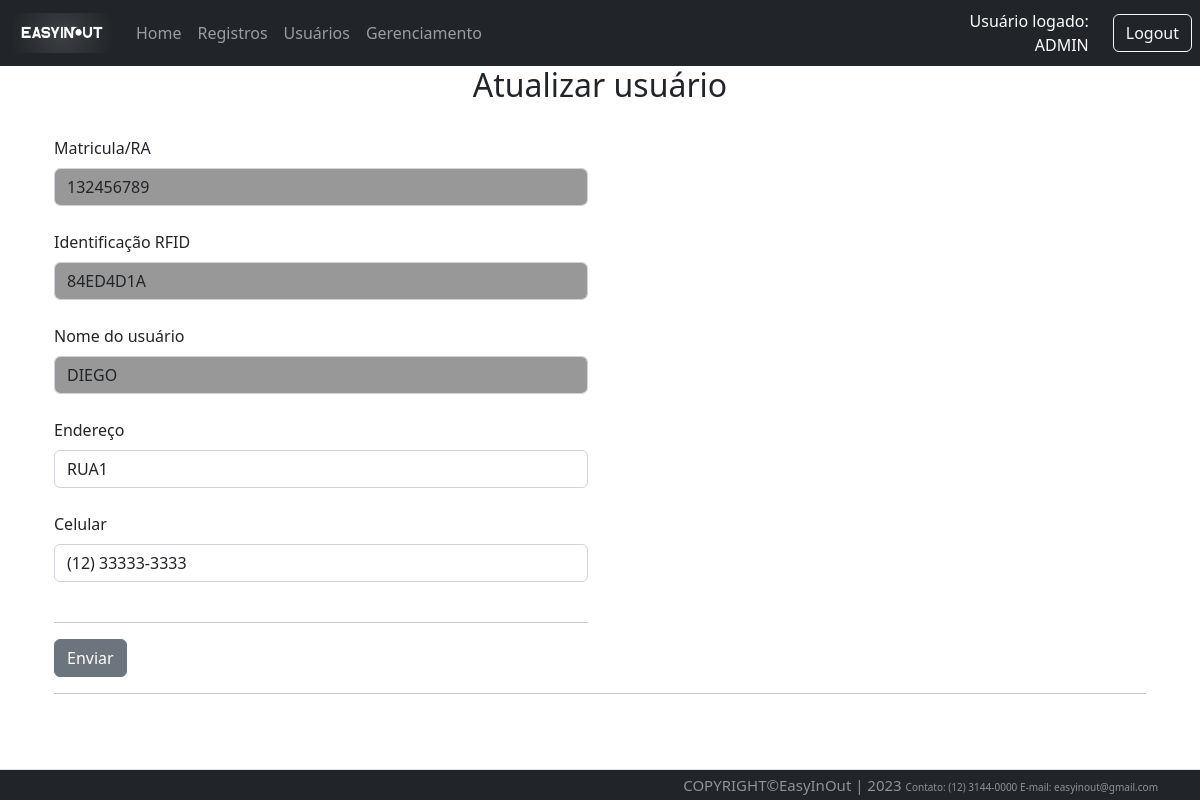
The page /user/1/updateUser (signed in) on the database as committed earlier.
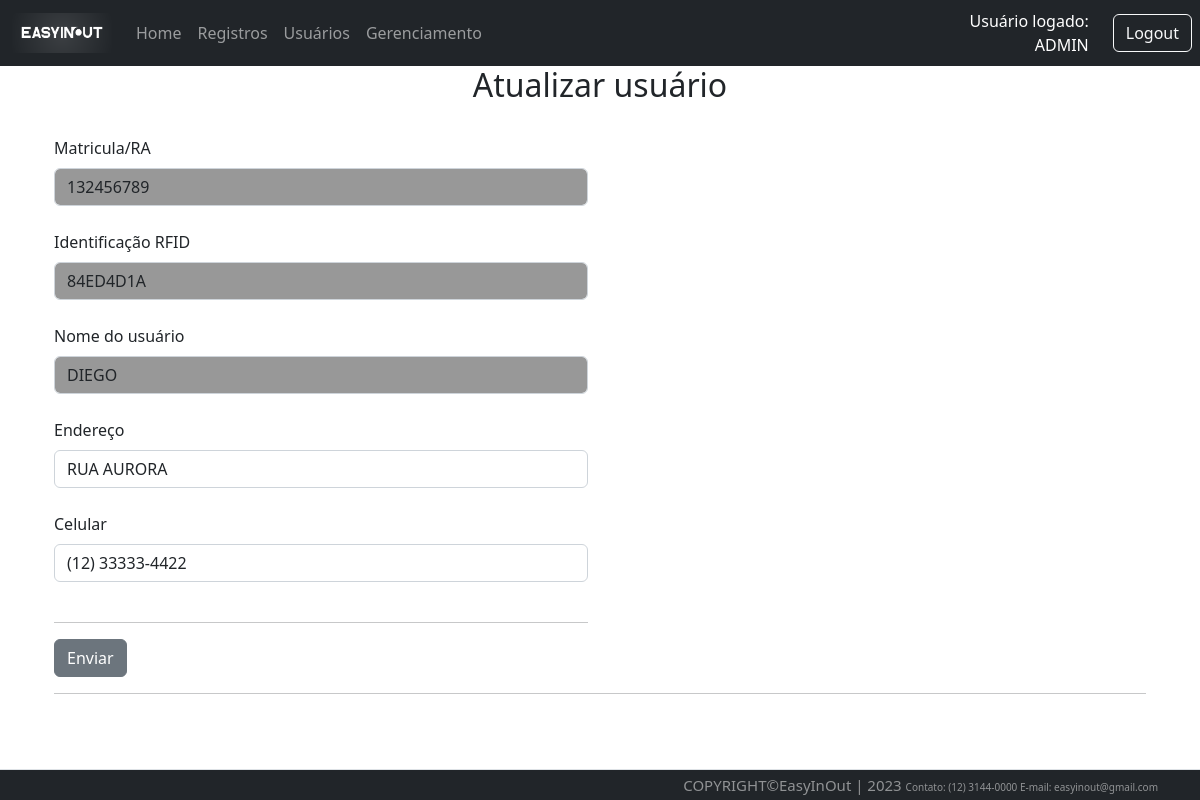
The same page on the database as committed later.
### Src/Model/BancoDados.py (models this page shows, shortened)
class UserBd(db.Model):
  id = db.Column(db.Integer, primary_key=True, autoincrement=True)
  mat = db.Column(db.Integer, unique=True)
  rfid = db.Column(db.String(8), unique=True)
  nome = db.Column(db.String(150))
  endereco = db.Column(db.String(150))
  contato = db.Column(db.String(150))

### Src/View/User.py (the view, shortened to what this page needs)
@User.route('/<int:id>/updateUser', methods=['GET','POST'])
@login_required
def updateUser(id):
  _registro=request.form.get('mat')
  _rfid=request.form.get('rfid')
  _nome=request.form.get('nome')
  _endereco=request.form.get('endereco')
  _contato=request.form.get('contato')
  print(_nome)
  _user = UserBd.query.filter_by(id=id).first()
  return render_template('atualizarUsuario.html', user=_user)

### Src/View/Login.py (called while the page is built)
@login_manager.user_loader
def load_user(employee_id):
  funcionario = FuncBd.query.filter_by(id=employee_id).first()
  return funcionario

### Templates/atualizarUsuario.html (shortened to what this page needs)
{% extends 'base.html' %}
{% block conteudo %}
<h2 style="text-align: center;">Atualizar usuário</h2><br>
<div class="container">
<form method="POST" action="{{url_for('router.user.updateUser', id=user.id)}}">
  <div class="row">
    <div class="col-sm-6">
      <label class="form-label" for="form3Example4">Matricula/RA</label>
      <input style="background-color:#989898;"type="text" minlength="6" maxlength="13" class="form-control" name="mat" value="{{user.mat}}" readonly><br>
      <label class="form-label" for="form3Example4">Identificação RFID</label>
      <input style="background-color:#989898;" type="text" class="form-control" name="rfid" value="{{user.rfid}}" readonly><br>
      <label class="form-label" for="form3Example4">Nome do usuário</label>
      <input style="background-color:#989898;" type="text" class="form-control" name="nome" value="{{user.nome}}" readonly><br>
      <label class="form-label" for="form3Example4">Endereço</label>
      <input type="text" class="form-control" name="endereco" value="{{user.endereco}}"><br>
      <label class="form-label" for="form3Example4">Celular</label>
      <input type="text" class="form-control" name="contato" value="{{user.contato}}" id="celular"><br>
      <hr>
        <button type="submit" name="bt1" value="1" class="btn btn-secondary">Enviar</button>
    </div>
  </div>
  <hr>
</div>
{% endblock conteudo %}

Rows that differ between the two databases and show on the page:
changed UserBd "84ED4D1A": endereco "RUA1" → "RUA AURORA"; contato "(12) 33333-3333" → "(12) 33333-4422"
